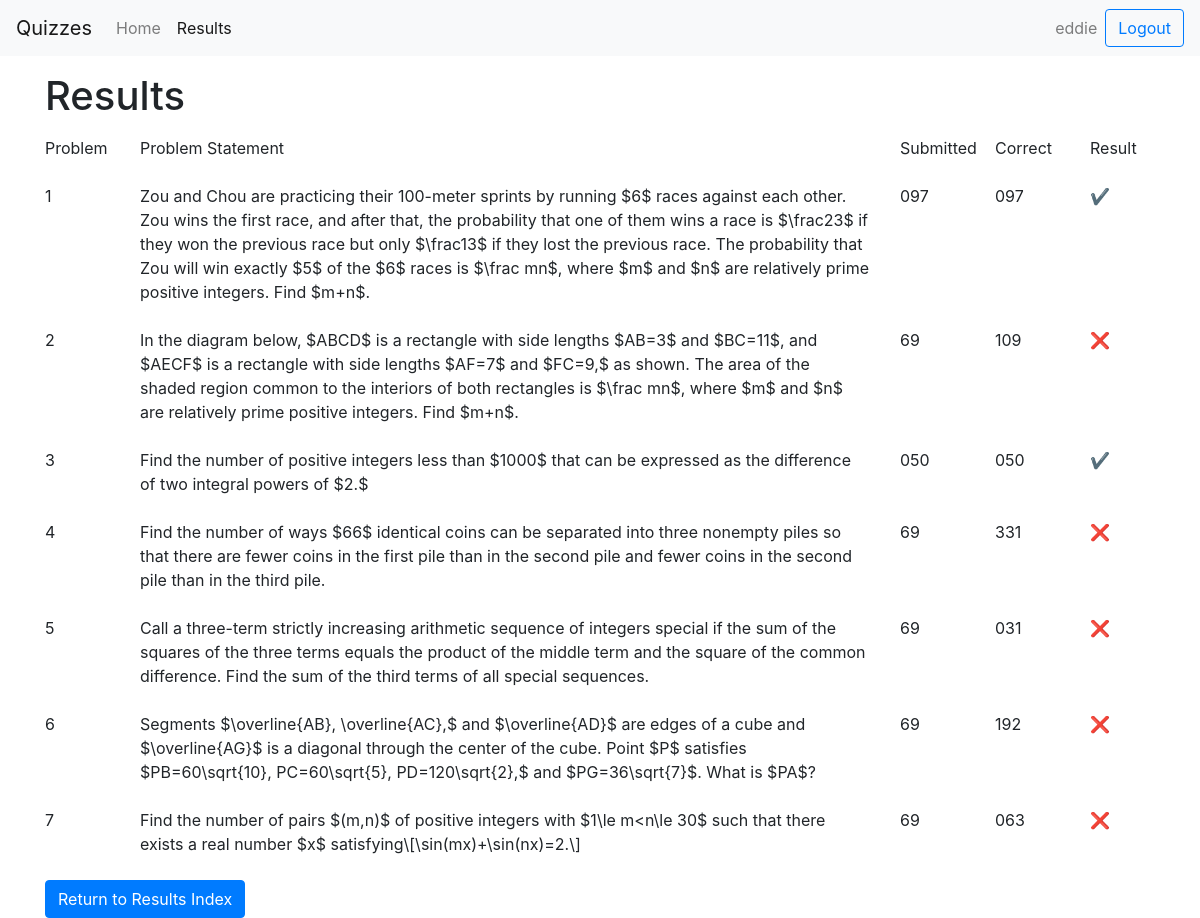
Page /quiz/results/8/ (signed in) on the committed database.
### quiz/models.py (models this page shows, shortened)
class Submission(models.Model):
    user = models.ForeignKey(User, on_delete = models.CASCADE)
    sub_time = models.DateTimeField("date submitted")
    question = models.ForeignKey(Question, on_delete = models.CASCADE)
    sub_answer = models.CharField(default = "", max_length = 250)
    final_sub = models.BooleanField(default = True)
    @property
    def is_correct(self):
        return self.sub_answer == self.question.answer

class Question(models.Model):
    quiz = models.ForeignKey(Quiz, on_delete = models.CASCADE, default = 0)
    question_statement = models.CharField(max_length = 500)
    answer = models.CharField(default = "", max_length = 250)
    solution = models.CharField(max_length=1000, default = "solution !")

### quiz/views.py (the view, shortened to what this page needs)
# urls.py: path('results/<int:quiz_id>/', views.ResultDetailsView.as_view(), name = 'result_details'),
class ResultDetailsView(View):
    def get(self, request, quiz_id):
        curr_quiz = Quiz.objects.filter(id=quiz_id)[0]
        quiz_questions = curr_quiz.question_set.all()
        quiz_subs = Submission.objects.filter(user = request.user, question__quiz__id = quiz_id, final_sub = True)
        recent_subs = quiz_subs.order_by('sub_time')[len(quiz_subs) - len(quiz_questions):len(quiz_subs)]
        score = 0
        for sub in recent_subs:
            if sub.is_correct:
                score += 1
        context = {
            'recent_subs': recent_subs,
            'score': score,
        }
        template = loader.get_template('quiz/result_details.html')
        return HttpResponse(template.render(context, request))

### quiz/templates/quiz/result_details.html (shortened to what this page needs)
{% load static %}
<!DOCTYPE html>
<html>
  <head>
      <link rel="stylesheet" href="https://maxcdn.bootstrapcdn.com/bootstrap/4.4.1/css/bootstrap.min.css" />
      <link rel="stylesheet" type="text/css" href="{% static 'quiz/style.css' %}">
  </head>
  <body>
    <div class = "container-fluid">
      <nav class="navbar navbar-expand-lg navbar-light bg-light">
        <a class="navbar-brand" href="">Quizzes</a>
        <div class="collapse navbar-collapse" id="navbarSupportedContent">
          <ul class="navbar-nav mr-auto">
            <li class="nav-item">
              <a class="nav-link" href="/quiz">Home</a>
            </li>
            <li class="nav-item active">
              <a class="nav-link" href="/quiz/results">Results</a>
            </li>
          </ul>
          <ul class="navbar-nav ml-auto">
            <span class="navbar-text mx-2">
              {{ user.username }}
            </span>
            <form method = "POST" class="form-inline my-2 my-lg-0">
              <button class="btn btn-outline-primary my-2 my-sm-0" type="submit" name = "logout">Logout</button>
            </form>
          </ul>
        </div>
      </nav>
    </div>
    <div class = "container">
      <h1 class = "my-3">Results</h1>
      <div class = "row">
        <div class = "col-sm-1">
          Problem
        </div>
        <div class = "col-sm-8 mb-4">
          Problem Statement
        </div>
        <div class = "col-sm-1">
          Submitted
        </div>
        <div class = "col-sm-1">
          Correct
        </div>
        <div class = "col-sm-1">
          Result
        </div>
        {% for sub in recent_subs %}
          <div class = "col-sm-1">
            {{ forloop.counter }}
          </div>
          <div class = "col-sm-8 mb-4">
            <span class="math display">{{ sub.question.question_statement }}</span>
          </div>
          <div class = "col-sm-1">
            {{ sub.sub_answer }}
          </div>
          <div class = "col-sm-1">
            {{ sub.question.answer }}
          </div>
          {% if sub.is_correct %}
            <div class = "col-sm-1">
              &#10004;
            </div>
          {% else %}
            <div class = "col-sm-1">
              &#10060;
            </div>
          {% endif %}
        {% endfor %}
      </div>
      <form method = "POST">
        <button type = "submit" class = "btn btn-primary">Return to Results Index</button>
      </form>
    </div>
  </body>
</html>

### quiz/static/quiz/style.css (style rules this page uses)
.navbar { margin-left: -15px; margin-right: -15px; }

### rows in the picture
Submission: question.question_statement "Zou and Chou are practicing their 100-meter sprints by running $6$ races against each other. Zou wins the first race, and after that, the probability that one of them wins a race is $\\frac23$ if they won the previous race but only $\\frac13$ if they lost the previous race. The probability that Zou will win exactly $5$ of the $6$ races is $\\frac mn$, where $m$ and $n$ are relatively prime positive integers. Find $m+n$.", sub_answer "097", question.answer "097"
Submission: question.question_statement "In the diagram below, $ABCD$ is a rectangle with side lengths $AB=3$ and $BC=11$, and $AECF$ is a rectangle with side lengths $AF=7$ and $FC=9,$ as shown. The area of the shaded region common to the interiors of both rectangles is $\\frac mn$, where $m$ and $n$ are relatively prime positive integers. Find $m+n$.", sub_answer "69", question.answer "109"
Submission: question.question_statement "Find the number of positive integers less than $1000$ that can be expressed as the difference of two integral powers of $2.$", sub_answer "050", question.answer "050"
Submission: question.question_statement "Find the number of ways $66$ identical coins can be separated into three nonempty piles so that there are fewer coins in the first pile than in the second pile and fewer coins in the second pile than in the third pile.", sub_answer "69", question.answer "331"
Submission: question.question_statement "Call a three-term strictly increasing arithmetic sequence of integers special if the sum of the squares of the three terms equals the product of the middle term and the square of the common difference. Find the sum of the third terms of all special sequences.", sub_answer "69", question.answer "031"
Submission: question.question_statement "Segments $\\overline{AB}, \\overline{AC},$ and $\\overline{AD}$ are edges of a cube and $\\overline{AG}$ is a diagonal through the center of the cube. Point $P$ satisfies $PB=60\\sqrt{10}, PC=60\\sqrt{5}, PD=120\\sqrt{2},$ and $PG=36\\sqrt{7}$. What is $PA$?", sub_answer "69", question.answer "192"
Submission: question.question_statement "Find the number of pairs $(m,n)$ of positive integers with $1\\le m<n\\le 30$ such that there exists a real number $x$ satisfying\\[\\sin(mx)+\\sin(nx)=2.\\]", sub_answer "69", question.answer "063"

### other values in the picture
{{ user.username }} "eddie"
